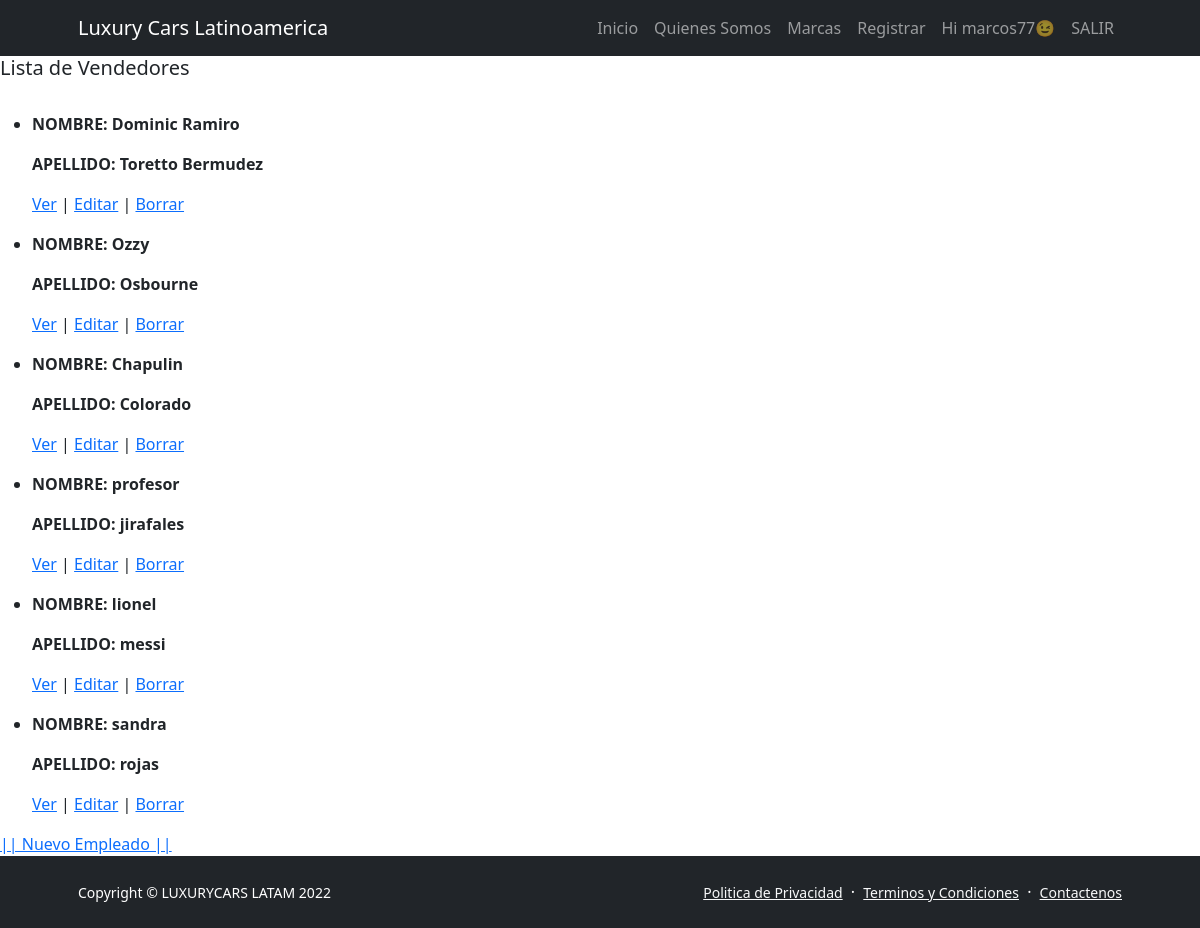
/gestionventas/listaVendedores/ (signed in), run on the app's committed database.
### gestionventas/models.py (models this page shows, shortened)
class vendedore(models.Model):
    nombre_vendedor=models.CharField(max_length=35)
    apellido_vendedor=models.CharField(max_length=35)
    email_vendedor=models.EmailField(max_length=30)
    sucursal=models.CharField(max_length=30)

### gestionventas/views.py (the view)
# urls.py: path('listaVendedores/', views.ListarVendedores.as_view(), name="listar"),
class ListarVendedores(LoginRequiredMixin, ListView):
    model= vendedore
    template_name="gestionventas/listar.html"

### templates/gestionventas/listar.html (shortened to what this page needs)
{% extends 'gestionventas/inicio.html' %}
    {% load static %}
{% block contenidoquecambia %}
<h5>Lista de Vendedores</h5>
<ul>
    {% for vendedore in object_list %}
    <li>
                <p><strong>NOMBRE: {{ vendedore.nombre_vendedor }} </strong></p>
                <p><strong>APELLIDO: {{ vendedore.apellido_vendedor }} </strong></p>
                <p>
                    <a href="{% url 'Detalle' vendedore.id %}">Ver</a> |
                    <a href="{% url 'Modificar' vendedore.id %}">Editar</a> |
                    <a href="{% url 'Eliminar' vendedore.id %}">Borrar</a>
                </p>
        {% endfor %}
    </li>
</ul>
<a href="{% url 'vendedores' %}"> || Nuevo Empleado ||</a>
{% endblock contenidoquecambia %}

### templates/gestionventas/inicio.html (shortened to what this page needs)
<!DOCTYPE html>
<html lang="es">
    <head>
        {% load static %}
        <link href="https://cdn.jsdelivr.net/npm/bootstrap-icons@1.5.0/font/bootstrap-icons.css" rel="stylesheet" />
        <link href="/static/gestionventas/css/styles.css" rel="stylesheet" />
    </head>
    <body class="d-flex flex-column h-100">
        <main class="flex-shrink-0">
            <nav class="navbar navbar-expand-lg navbar-dark bg-dark">
                <div class="container px-5">
                    <a class="navbar-brand" href="{% url 'inicio' %}">Luxury Cars Latinoamerica</a>
                    <div class="collapse navbar-collapse" id="navbarSupportedContent">
                        <ul class="navbar-nav ms-auto mb-2 mb-lg-0">
                            <li class="nav-item"><a class="nav-link" href="{% url 'inicio' %}">Inicio</a></li>
                            <li class="nav-item"><a class="nav-link" href="{% url 'nosotros' %}">Quienes Somos</a></li>
                            <li class="nav-item"><a class="nav-link" href="{% url 'marcas' %}">Marcas</a></li>
                            <li class="nav-item"><a class="nav-link" href="{% url 'registrar' %}">Registrar</a></li>
                            {% if request.user.is_authenticated %}
                            <li class="nav-item"><a class="nav-link">Hi {{ user.username }}😉<img height="30px" src="{{url}}"/></a></li>
                            <li class="nav-item"><a class="nav-link" href="{% url 'logout' %}">SALIR</a></li>
                            {% endif %}
                        </ul>
                    </div>
                </div>
            </nav>
                {% block contenidoquecambia %}{% endblock contenidoquecambia %}
        <footer class="bg-dark py-4 mt-auto">
            <div class="container px-5">
                <div class="row align-items-center justify-content-between flex-column flex-sm-row">
                    <div class="col-auto"><div class="small m-0 text-white">Copyright &copy; LUXURYCARS LATAM 2022</div></div>
                    <div class="col-auto">
                        <a class="link-light small" href="#!">Politica de Privacidad</a>
                        <span class="text-white mx-1">&middot;</span>
                        <a class="link-light small" href="#!">Terminos y Condiciones</a>
                        <span class="text-white mx-1">&middot;</span>
                        <a class="link-light small" href="#!">Contactenos</a>
                    </div>
                </div>
            </div>
        </footer>
    </body>
</html>

### data on the page
vendedore: nombre_vendedor "Dominic Ramiro", apellido_vendedor "Toretto Bermudez"
vendedore: nombre_vendedor "Ozzy", apellido_vendedor "Osbourne"
vendedore: nombre_vendedor "Chapulin", apellido_vendedor "Colorado"
vendedore: nombre_vendedor "profesor", apellido_vendedor "jirafales"
vendedore: nombre_vendedor "lionel", apellido_vendedor "messi"
vendedore: nombre_vendedor "sandra", apellido_vendedor "rojas"

### other printed values
{{ user.username }} "marcos77"
